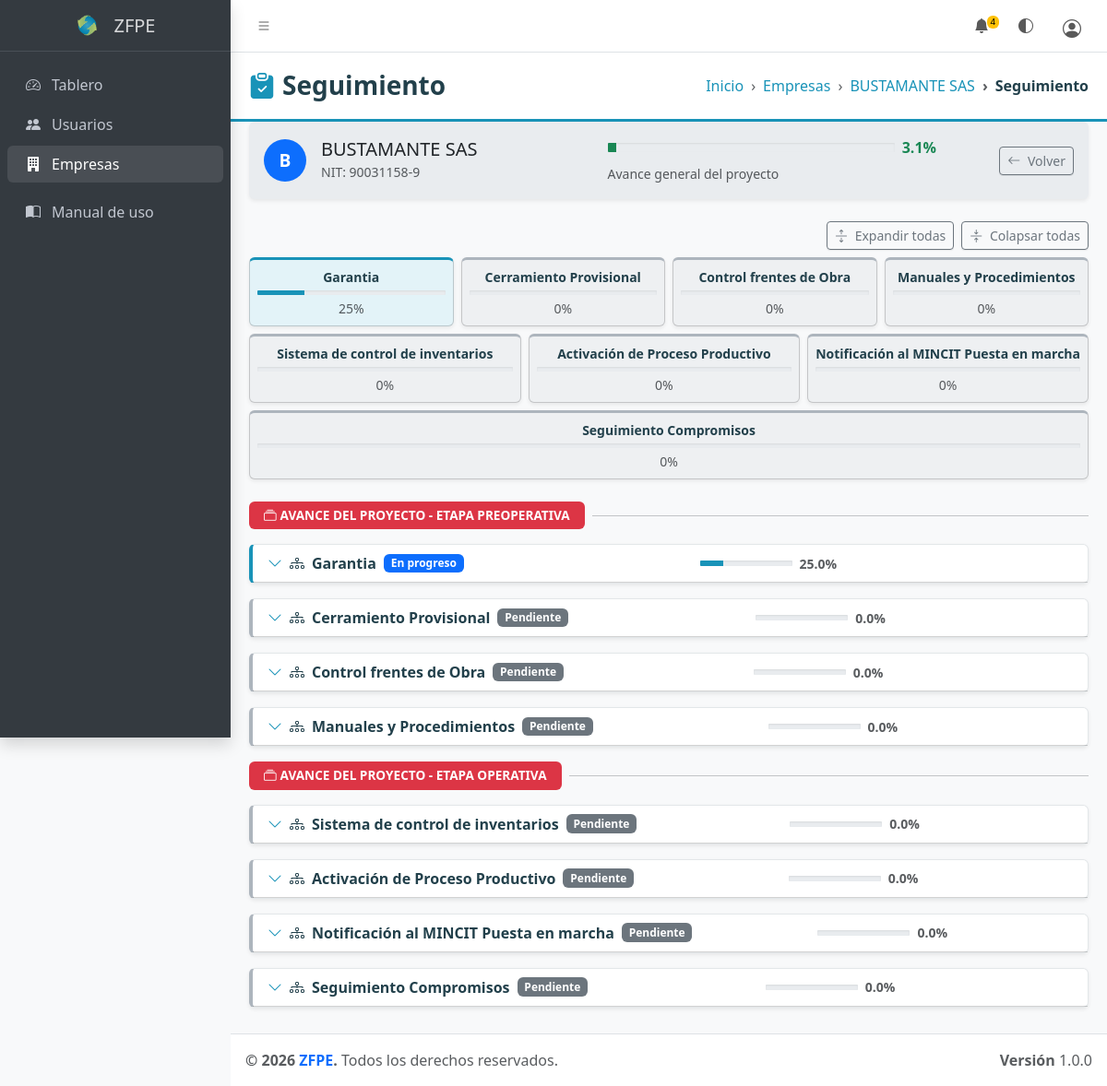
The app's page /index.php?modulo=seguimiento&id=12 (signed in) with its own data.
### tables this page shows
CREATE TABLE `empresas` (
  `id` int(10) UNSIGNED NOT NULL,
  `nit` varchar(20) NOT NULL,
  `razon_social` varchar(150) NOT NULL,
  `representante` varchar(100) NOT NULL,
  `telefono` varchar(20) DEFAULT NULL,
  `correo` varchar(100) DEFAULT NULL,
  `contrasena` varchar(255) NOT NULL,
  `creado_en` datetime NOT NULL DEFAULT current_timestamp()
);

CREATE TABLE `etapas` (
  `id` int(10) UNSIGNED NOT NULL,
  `fase_id` int(10) UNSIGNED DEFAULT NULL,
  `nombre` varchar(150) NOT NULL,
  `descripcion` text DEFAULT NULL,
  `orden` int(11) NOT NULL DEFAULT 0,
  `peso_porcentual` decimal(5,2) NOT NULL DEFAULT 0.00,
  `activo` tinyint(1) NOT NULL DEFAULT 1,
  `creado_en` datetime NOT NULL DEFAULT current_timestamp()
);

### vista/modulos/seguimiento/index.php (the view, shortened to what the rows shown need)
<?php require_once __DIR__ . '/../../parciales/cabecera.php'; ?>
<?php
$estadoBadge = [
    'pendiente'   => 'secondary',
    'en_progreso' => 'primary',
    'cumplido'    => 'success',
    'no_aplica'   => 'light',
    'completa'    => 'success',
];
?>
<div class="app-wrapper">
  <main class="app-main">
    <div class="app-content-header encabezado-zf">
      <div class="container-fluid">
        <div class="row align-items-center">
          <div class="col-sm-6">
            <ol class="breadcrumb breadcrumb-zf float-sm-end">
              <li class="breadcrumb-item">
                <a href="index.php?modulo=empresas&accion=ver&id=<?= $empresa['id'] ?>"
                   class="text-truncate d-inline-block align-bottom" style="max-width:260px;"
                   title="<?= htmlspecialchars($empresa['razon_social']) ?>">
                  <?= htmlspecialchars($empresa['razon_social']) ?>
                </a>
              </li>
            </ol>
          </div>
        </div>
      </div>
    </div>
    <div class="app-content">
      <div class="container-fluid">
        <div class="card shadow-sm mb-4 border-0 bg-body-secondary">
          <div class="card-body py-3">
            <div class="row align-items-center g-3">
              <div class="col-md-5 d-flex align-items-center gap-3">
                <div class="rounded-circle bg-primary text-white d-flex align-items-center justify-content-center fw-bold flex-shrink-0"
                     style="width:46px;height:46px;font-size:1.2rem;">
                  <?= mb_strtoupper(mb_substr($empresa['razon_social'], 0, 1)) ?>
                </div>
                <div>
                  <h5 class="mb-0"><?= htmlspecialchars($empresa['razon_social']) ?></h5>
                  <small class="text-muted">NIT: <?= htmlspecialchars($empresa['nit']) ?></small>
                </div>
              </div>
            </div>
          </div>
        </div>
        <div class="row g-2 mb-4">
          <?php foreach ($etapas as $etapa): ?>
          <div class="col">
            <a href="#etapa-<?= $etapa['id'] ?>" class="text-decoration-none etapa-resumen-link"
               data-collapse-target="etapa-body-<?= $etapa['id'] ?>">
              <div class="card shadow-sm h-100 text-center py-2 px-2 etapa-resumen-card etapa-resumen-card--<?= $etapa['estado_progreso'] ?>">
                <div class="small fw-semibold text-truncate mb-1 etapa-titulo"><?= htmlspecialchars($etapa['nombre']) ?></div>
                <div class="progress mb-1" style="height:5px;">
                  <div class="progress-bar" style="width:<?= $etapa['porcentaje_avance'] ?>%; background-color:<?= $etapa['porcentaje_avance'] >= 100 ? '#198754' : ($etapa['porcentaje_avance'] > 0 ? '#1993b8' : '#adb5bd') ?>;"></div>
                </div>
                <small class="text-muted"><?= number_format($etapa['porcentaje_avance'], 0) ?>%</small>
              </div>
            </a>
          </div>
          <?php endforeach; ?>
        </div>
        <?php
        $segFaseGrupos = [];
        foreach ($etapas as $et) {
            $fid = $et['fase_id'] ?? 0;
            if (!isset($segFaseGrupos[$fid])) {
                $segFaseGrupos[$fid] = ['nombre' => $et['fase_nombre'] ?? null, 'etapas' => []];
            }
            $segFaseGrupos[$fid]['etapas'][] = $et;
        }
        ?>
        <?php foreach ($segFaseGrupos as $segFase): ?>
        <?php if ($segFase['nombre']): ?>
        <div class="d-flex align-items-center gap-2 mb-3 mt-2">
          <span class="badge text-bg-danger py-2 px-3" style="font-size:.85rem;">
            <i class="bi bi-collection me-1"></i><?= htmlspecialchars($segFase['nombre']) ?>
          </span>
          <hr class="flex-grow-1 my-0">
        </div>
        <?php endif; ?>
        <?php foreach ($segFase['etapas'] as $etapa): ?>
        <div id="etapa-<?= $etapa['id'] ?>" class="card shadow-sm mb-3 etapa-card etapa-card--<?= $etapa['estado_progreso'] ?>">
          <div class="card-header etapa-header d-flex align-items-center justify-content-between py-2"
               role="button"
               data-bs-toggle="collapse" data-bs-target="#etapa-body-<?= $etapa['id'] ?>"
               aria-expanded="false" aria-controls="etapa-body-<?= $etapa['id'] ?>">
            <div class="d-flex align-items-center gap-2">
              <i class="bi bi-chevron-down etapa-chevron"></i>
              <i class="bi bi-diagram-3 etapa-icono"></i>
              <span class="fw-semibold etapa-titulo"><?= htmlspecialchars($etapa['nombre']) ?></span>
              <span class="badge text-bg-<?= $estadoBadge[$etapa['estado_progreso']] ?? 'secondary' ?>">
                <?= ucfirst(str_replace('_', ' ', $etapa['estado_progreso'])) ?>
              </span>
            </div>
            <div class="d-flex align-items-center gap-2">
              <div class="progress" style="width:100px;height:6px;">
                <div class="progress-bar" style="width:<?= $etapa['porcentaje_avance'] ?>%; background-color:<?= $etapa['porcentaje_avance'] >= 100 ? '#198754' : '#1993b8' ?>;"></div>
              </div>
              <small class="fw-semibold text-muted"><?= number_format($etapa['porcentaje_avance'], 1) ?>%</small>
            </div>
          </div>
        </div>
        <?php endforeach;  ?>
        <?php endforeach;  ?>
      </div>
    </div>
  </main>
  <?php require_once __DIR__ . '/../../parciales/pie.php'; ?>

### records on screen
empresas: razon_social "BUSTAMANTE SAS", razon_social "B", nit "90031158-9"
etapas: nombre "Garantia", $etapa['porcentaje_avance'] 25.00 (drawn), porcentaje_avance "25", estado_progreso "En progreso", porcentaje_avance "25.0"
etapas: nombre "Cerramiento Provisional", porcentaje_avance "0", estado_progreso "Pendiente", porcentaje_avance "0.0"
etapas: nombre "Control frentes de Obra", porcentaje_avance "0", estado_progreso "Pendiente", porcentaje_avance "0.0"
etapas: nombre "Manuales y Procedimientos", porcentaje_avance "0", estado_progreso "Pendiente", porcentaje_avance "0.0"
etapas: nombre "Sistema de control de inventarios", porcentaje_avance "0", estado_progreso "Pendiente", porcentaje_avance "0.0"
etapas: nombre "Activación de Proceso Productivo", porcentaje_avance "0", estado_progreso "Pendiente", porcentaje_avance "0.0"
etapas: nombre "Notificación al MINCIT Puesta en marcha", porcentaje_avance "0", estado_progreso "Pendiente", porcentaje_avance "0.0"
etapas: nombre "Seguimiento Compromisos", porcentaje_avance "0", estado_progreso "Pendiente", porcentaje_avance "0.0"

### other values on screen
$noLeidas "4"
$marcaTexto "ZFPE"
$avanceTotal "3.1"
$segFase['nombre'] "AVANCE DEL PROYECTO - ETAPA PREOPERATIVA"
$segFase['nombre'] "AVANCE DEL PROYECTO - ETAPA OPERATIVA"
